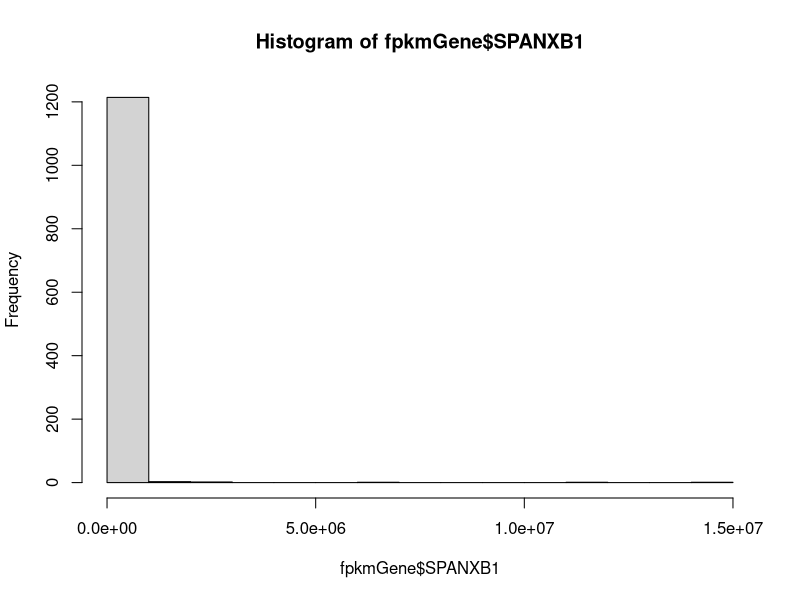

Reproduce this figure in R. (Note: this script raises an error after producing the figure.)
# analyzing expression data from TCGA 

# load packages
library(dplyr)
library(ggplot2)

# define exclusion subsetting
`%ni%` <- Negate(`%in%`) 

# read in saved data
fpkmGene <- read.table("targetGeneBca.csv")
# see all metadata
colnames(fpkmGene)

## visualizing data distribution for variables of interest
# not variable or not reported: classification_of_tumor, last_known_disease_status, tumor_grade, progression_or_recurrence, disease_type
hist(fpkmGene$SPANXB1)
plot(fpkmGene$shortLetterCode) # same (abbreviations): plot(fpkmGene$definition)
table(fpkmGene$shortLetterCode) 
# 113 NT= normal tissue, 1102 TP= primary tumor, 7 TM= metastatic 
table(fpkmGene$tumor_stage) # same: table(fpkmGene$subtype_Converted.Stage)
table(fpkmGene$subtype_AJCC.Stage)
table(fpkmGene$vital_status) #table(fpkmGene$subtype_Vital.Status) has missing data
table(fpkmGene$morphology)
table(fpkmGene$subtype_Metastasis) # same: table(fpkmGene$subtype_Metastasis.Coded)

# triple negative indicators
table(fpkmGene$subtype_ER.Status)
table(fpkmGene$subtype_PR.Status)
table(fpkmGene$subtype_HER2.Final.Status)

## initial data subsets
# assess number of samples with SPANXB1 expression
SB1 <- fpkmGene %>%
  filter(SPANXB1 > 0) # 544 samples with SPANXB1 expression
meta <- fpkmGene %>%
  filter(shortLetterCode == "TM")
norm <- fpkmGene %>%
  filter(shortLetterCode == "NT")
tum <- fpkmGene %>%
  filter(shortLetterCode == "TP")

## Q1 Compare spanxb1 expression between normal and BC patients
# all "normal" samples are paired with a Bca sample
normVcancer <- rbind(norm, tum)
# unpaired, all data
t.test(SPANXB1 ~ shortLetterCode, data = normVcancer) # p=0.008919
table(normVcancer$shortLetterCode) # 113 normal, 1102 tumor
ggplot(normVcancer, aes(shortLetterCode, SPANXB1)) + 
  geom_boxplot() +
  ylab("SPANXB1 expression") +
  xlab("tissue type (unpaired)") +
  scale_x_discrete(labels=c("NT" = "normal", "TP" = "tumor")) +
  geom_boxplot() +
  theme_bw() + 
  theme(axis.text=element_text(size=12), axis.title = element_text(size=12))
#ggsave("figures/SPANXB1unpaired.jpg")
# paired
# create paired sample dataset
normVcancerPaired <- normVcancer %>%
  filter(bcr_patient_barcode %in%
           norm$bcr_patient_barcode)
# find patients with more than 1 tumor sample to pair
normVcancerPaired %>% 
  group_by(patient) %>%
  tally() %>%
  filter(n > 2)
# find patients with only 1 normal sample
normVcancerPaired %>%
  group_by(patient) %>%
  tally() %>%
  filter(n == 1)
# only one sample: TCGA-BH-A0BS 
filter(normVcancerPaired, patient == "TCGA-BH-A0BS")
grep("TCGA-BH-A0BS", normVcancerPaired$patient) # remove 67 (no tumor to pair) 
# three or four samples: TCGA-A7-A0DB, TCGA-A7-A0DC, TCGA-A7-A13E
filter(normVcancerPaired, patient == "TCGA-A7-A0DB")
grep("TCGA-A7-A0DB", normVcancerPaired$patient) # remove 182 and 216 (extra tumor)
filter(normVcancerPaired, patient == "TCGA-A7-A0DC")
grep("TCGA-A7-A0DC", normVcancerPaired$patient) # remove 145 (tumor missing metadata)
filter(normVcancerPaired, patient == "TCGA-A7-A13E")
grep("TCGA-A7-A13E", normVcancerPaired$patient) # remove 221 and 226 (extra tumor)
# remove extra samples
normVcancerPaired <- normVcancerPaired[-c(67, 182, 216, 145, 221, 226),]
# summarize sample counts
table(normVcancerPaired$shortLetterCode) # 112 NT, 112 TP
# perform t test
t.test(SPANXB1 ~ shortLetterCode, data = normVcancerPaired, paired=TRUE) # p=0.0007278
t.test(SPANXB1 ~ shortLetterCode, data = normVcancerPaired) # 0.0006777
ggplot(normVcancerPaired, aes(shortLetterCode, SPANXB1)) + 
  ylab("SPANXB1 expression") +
  xlab("tissue type (paired samples)") +
  scale_x_discrete(labels=c("NT" = "normal", "TP" = "tumor")) +
  geom_boxplot() +
  theme_bw() +
  theme(axis.text=element_text(size=12), axis.title = element_text(size=12))
#ggsave("figures/SPANXB1paired.jpg")

## Q2 Compare spanxb1 expression between metastatic vs. non metastatic BC patients
# combine tumor and metastasis samples
tumVmetaAll <- rbind(tum, meta)
table(tumVmetaAll$shortLetterCode) # 7 TM 1102 TP
# perform t test (unpaired data)
t.test(SPANXB1 ~ definition, data = tumVmetaAll) # 0.01223
ggplot(tumVmetaAll, aes(definition, SPANXB1)) + 
  ylab("SPANXB1 expression") +
  xlab("tissue type") +
  scale_x_discrete(labels=c("TM" = "metastatic", "TP" = "primary tumor")) +
  geom_boxplot() +
  theme_bw() +
  theme(axis.text=element_text(size=12), axis.title = element_text(size=12))
#ggsave("figures/SPANXB1unpairedMetastasis.jpg")
# remove TP for metastatic patients 
TPnoMeta <- tum %>%
  filter(bcr_patient_barcode %ni%
           meta$bcr_patient_barcode)




# perform t test (unpaired data, with TP from metastasis patients removed)

# create paired sample dataset
tumVmetPaired <- normVmeta %>%
  filter(bcr_patient_barcode %in%
           metaID$bcr_patient_barcode)
# summarize sample counts
table(tumVmetPaired$shortLetterCode) # 7 pairs
# perform t test
t.test(SPANXB1 ~ shortLetterCode, data = tumVmetPaired, paired=TRUE) # p=0.3132
t.test(SPANXB1 ~ shortLetterCode, data = tumVmetPaired) # 0.3132
ggplot(tumVmetPaired, aes(shortLetterCode, SPANXB1)) + 
  ylab("SPANXB1 expression") +
  xlab("tissue type (paired samples)") +
  scale_x_discrete(labels=c("TM" = "metastatic", "TP" = "tumor")) +
  geom_boxplot() +
  theme_bw() +
  theme(axis.text=element_text(size=12), axis.title = element_text(size=12))
#ggsave("figures/SPANXB1pairedMetastasis.jpg")

## Q3 Compare spanxb1 expression with clinical stages of BC patients
fpkmGene
table(fpkmGene$subtype_AJCC.Stage)
table(fpkmGene$tumor_stage)

## Q4 Compare spanxb1 expression between ER/PR/HER2 positive vs. ER/PR/HER2 negative (a.k.a.TNBC) patients
# extract triple negative
TNBC <- fpkmGene %>% 
  filter(subtype_ER.Status == "Negative" & subtype_PR.Status == "Negative" & subtype_HER2.Final.Status == "Negative")
# extract normal
norm <- fpkmGene %>%
  filter(shortLetterCode == "NT")
# combine triple negative and normal
TNBCnorm <- rbind(TNBC, norm) # 113 normal, 118 TNBC
t.test(SPANXB1 ~ shortLetterCode, data=TNBCnorm) # 0.003443
ggplot(TNBCnorm, aes(shortLetterCode, SPANXB1)) + 
  ylab("SPANXB1 expression") +
  xlab("tissue type") +
  scale_x_discrete(labels=c("NT" = "normal", "TP" = "TNBC")) +
  geom_boxplot() +
  theme_bw()+
  theme(axis.text=element_text(size=12), axis.title = element_text(size=12))
#ggsave("figures/SPANXB1TNBC.jpg")

## Q5 Compare spanxb1 expression between metastatic vs. non metastatic TNBC patients

## Q6 Compare spanxb1 expression with survival outcome of TNBC patients
# is gene expression higher in deceased individuals?
vital <- fpkmGene %>%
  filter(shortLetterCode == "TP") %>%
  filter(!is.na(vital_status))
table(vital$vital_status) # 947 alive, 154 dead 
# SPANXB1 and vital status
t.test(SPANXB1 ~ vital_status, data=vital) # p=0.2003
ggplot(vital, aes(vital_status, SPANXB1)) + 
  ylab("SPANXB1 expression") +
  xlab("vital status") +
  geom_boxplot() +
  theme_bw()+
  theme(axis.text=element_text(size=12), axis.title = element_text(size=12))
#ggsave("figures/SPANXB1vital.jpg")

## Q7 Compare spanxb1 expression with survival outcome of ER/PR/HER2 positive patients alone and in combination

## Q8 Compare RAC1/SPANXB1 expression together in normal vs. TNBC

## Q9 Compare RAC1/SPANXB1 expression in metastatic vs. not met TNBC

## Q10 Compare RAC1/SPANXB1 expression with survival of TNBC

## use Wilcoxin signed-rank or Mann-Whitney for small sample sizes?

## correct for multiple comparisons?

## transform data, or otherwise manage counts of zero?
# log transform data
# rlog from DESeq2

## permutation tests (requires at least two groups of six samples)
# calculate test statistic for dataset
# permute labels on samples at random 1000 times
# recalculate test statistic for each of 1000 permuted datasets
# calculate percentage of permuted test statistics exceed original
